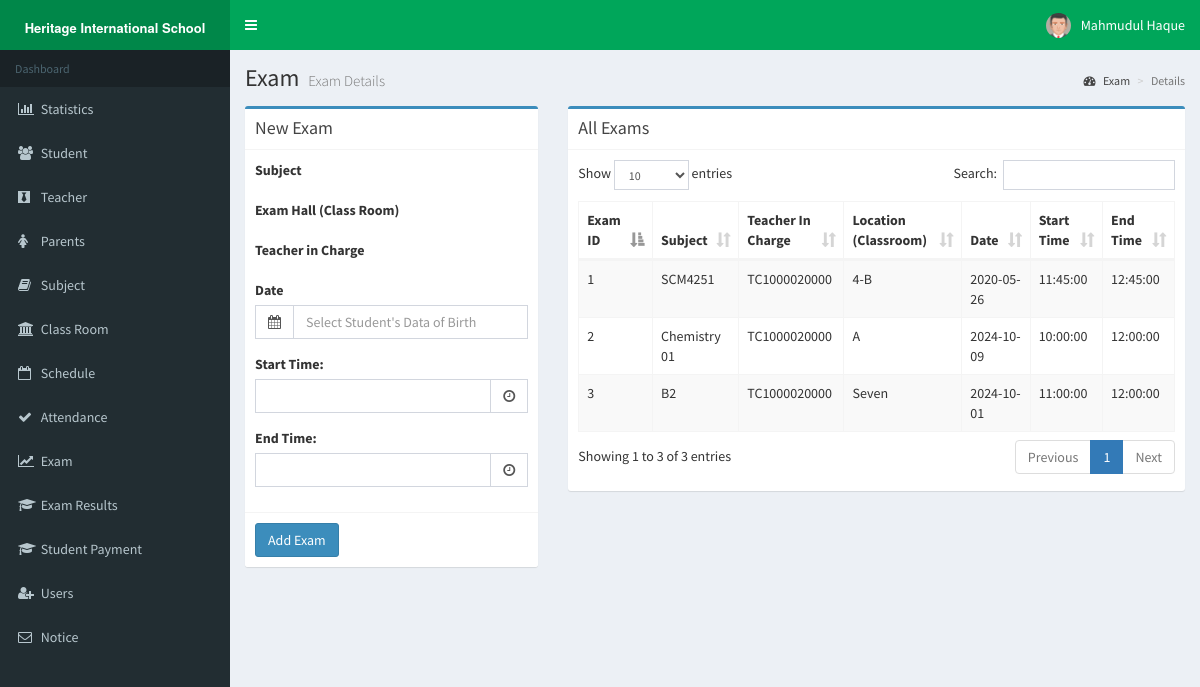
/exam.php (signed in), run on the app's committed database.
### tables this page shows
CREATE TABLE `exam` (
  `id` int(11) NOT NULL,
  `subject` varchar(50) NOT NULL,
  `teacher` varchar(50) NOT NULL,
  `classroom` varchar(50) NOT NULL,
  `date` date NOT NULL,
  `stime` time NOT NULL,
  `etime` time NOT NULL
);

### exam.php (the view, shortened to what this page needs)
<?php session_start();
include_once 'database.php';
?>
<!DOCTYPE html>
<html>
<head>
  <link rel="stylesheet" href="bower_components/bootstrap/dist/css/bootstrap.min.css">
  <link rel="stylesheet" href="bower_components/font-awesome/css/font-awesome.min.css">
  <link rel="stylesheet" href="bower_components/Ionicons/css/ionicons.min.css">
  <link rel="stylesheet" href="bower_components/datatables.net-bs/css/dataTables.bootstrap.min.css">
  <link rel="stylesheet" href="bower_components/bootstrap-daterangepicker/daterangepicker.css">
  <link rel="stylesheet" href="plugins/timepicker/bootstrap-timepicker.min.css">
  <link rel="stylesheet" href="bower_components/bootstrap-datepicker/dist/css/bootstrap-datepicker.min.css">
  <link rel="stylesheet" href="bower_components/select2/dist/css/select2.min.css">
  <link rel="stylesheet" href="dist/css/AdminLTE.min.css">
  <link rel="stylesheet" href="dist/css/skins/_all-skins.min.css">
</head>
<body class="hold-transition skin-green sidebar-mini">
  <div class="wrapper">
    <?php include_once 'header.php'; ?>
    <?php include_once 'sidebar.php'; ?>
    <div class="content-wrapper">
      <section class="content-header">
        <h1>
          Exam
          <small>Exam Details</small>
        </h1>
        <ol class="breadcrumb">
          <li><a href="#"><i class="fa fa-dashboard"></i> Exam</a></li>
          <li class="active">Details</li>
        </ol>
      </section>
      <section class="content">
        <div class="row">
          <div class="col-xs-4">
            <div class="box box-primary">
              <div class="box-header with-border">
                <h3 class="box-title">New Exam</h3>
              </div>
              <form role="form" method="POST">
                <div class="box-body">
                  <div class="form-group">
                    <label>Subject</label>
                  </div>
                  <div class="form-group">
                    <label>Exam Hall (Class Room)</label>
                  </div>
                  <div class="form-group">
                    <label>Teacher in Charge </label>
                  </div>
                  <div class="form-group">
                    <label>Date</label>
                    <div class="input-group date">
                      <div class="input-group-addon">
                        <i class="fa fa-calendar"></i>
                      </div>
                      <input type="text" name='date' class="form-control pull-right" id="datepicker" placeholder="Select Student's Data of Birth">
                    </div>
                  </div>
                  <div class="bootstrap-timepicker">
                    <div class="form-group">
                      <label>Start Time:</label>
                      <div class="input-group">
                        <input name="stime" type="text" class="form-control timepicker">
                        <div class="input-group-addon">
                          <i class="fa fa-clock-o"></i>
                        </div>
                      </div>
                    </div>
                  </div>
                  <div class="bootstrap-timepicker">
                    <div class="form-group">
                      <label>End Time:</label>
                      <div class="input-group">
                        <input name="etime" type="text" class="form-control timepicker">
                        <div class="input-group-addon">
                          <i class="fa fa-clock-o"></i>
                        </div>
                      </div>
                    </div>
                  </div>
                </div>
                <div class="box-footer">
                  <button type="submit" name="submit" value="submit" class="btn btn-primary">Add Exam</button>
                </div>
              </form>
            </div>
          </div>
          <div class="col-xs-8">
            <div class="box box-primary">
              <div class="box-header with-border">
                <h3 class="box-title">All Exams</h3>
              </div>
              <div class="box-body">
                <table id="example1" class="table table-bordered table-striped">
                  <thead>
                    <tr>
                      <th>Exam ID</th>
                      <th>Subject</th>
                      <th>Teacher In Charge</th>
                      <th>Location (Classroom)</th>
                      <th>Date</th>
                      <th>Start Time</th>
                      <th>End Time</th>
                    </tr>
                  </thead>
                  <tbody>
                    <?php
                    $sql = "SELECT * FROM Exam";
                    $result = $conn->query($sql);
                    if ($result->num_rows > 0) {
                      while ($row = $result->fetch_assoc()) {
                        echo "<tr><td> " . $row["id"] . " </td><td> " . $row["subject"] . " </td><td> " . $row["teacher"] . " </td><td> " . $row["classroom"] . "</td><td>" . $row["date"] . "</td><td>" . $row["stime"] . "</td><td>" . $row["etime"] . "</td></tr>";
                      }
                    }
                    ?>
                  </tbody>
                </table>
              </div>
            </div>
          </div>
        </div>
      </section>
    </div>
  </div>
</body>
</html>

### header.php (shortened to what this page needs)
<header class="main-header">
  <a href="./" class="logo">
    <span class="logo-lg"><b style="font-size: small;">Heritage International School</b> </span>
  </a>
  <nav class="navbar navbar-static-top" role="navigation">
    <a href="#" class="sidebar-toggle" data-toggle="push-menu" role="button">
    </a>
    <div class="navbar-custom-menu">
      <ul class="nav navbar-nav">
        <li class="dropdown user user-menu">
          <a href="#" class="dropdown-toggle" data-toggle="dropdown">
            <img src="dist/img/avatar5.png" class="user-image" alt="User Image">
            <span class="hidden-xs"><?php echo $_SESSION['user']; ?></span>
          </a>
        </li>
      </ul>
    </div>
  </nav>
</header>

### sidebar.php (shortened to what this page needs)
<aside class="main-sidebar">
  <section class="sidebar">
    <ul class="sidebar-menu" data-widget="tree">
      <li class="header"> Dashboard</li>
      <li id="stat"><a href="./"><i class="fa fa-bar-chart-o"></i> <span>Statistics</span> </a></li>
      <?php if ($_SESSION['role'] == 'Teacher') { ?>
        <li id="new"><a href="./student.php"><i class="fa fa-users"></i> <span>Student</span> </a></li>
        <li id="teacher"><a href="./teacher.php"><i class="fa  fa-black-tie"></i> <span>Teacher</span> </a></li>
        <li id="parent"><a href="./parent.php"><i class="fa  fa-female"></i> <span>Parents</span> </a></li>
        <li id="subject"><a href="./subject.php"><i class="fa fa-book"></i> <span>Subject</span> </a></li>
        <li id="class"><a href="./class.php"><i class="fa fa-bank"></i> <span>Class Room</span> </a></li>
        <li id="schedule"><a href="./schedule.php"><i class="fa fa-calendar-o"></i> <span>Schedule</span> </a></li>
        <li id="attendance"><a href="./attendance.php"><i class="fa  fa-check"></i> <span>Attendance</span> </a></li>
        <li id="exam"><a href="./exam.php"><i class="fa fa-line-chart"></i> <span>Exam</span> </a></li>
        <li id="examresults"><a href="./examresults.php"><i class="fa fa-graduation-cap"></i> <span>Exam Results</span> </a></li>
        <li id="examresults"><a href="./student_payment.php"><i class="fa fa-graduation-cap"></i> <span>Student Payment</span> </a></li>
        <li id="user"><a href="./user.php"><i class="fa fa-user-plus"></i> <span>Users</span> </a></li>
        <li id="notice"><a href="./notice.php"><i class="fa fa-envelope-o"></i> <span>Notice</span> </a></li>
      <?php
      } ?>
    </ul>
  </section>
</aside>

### data on the page
exam: id "1", subject "SCM4251", teacher "TC1000020000", classroom "4-B", date "2020-05-26", stime "11:45:00", etime "12:45:00"
exam: id "2", subject "Chemistry 01", teacher "TC1000020000", classroom "A", date "2024-10-09", stime "10:00:00", etime "12:00:00"
exam: id "3", subject "B2", teacher "TC1000020000", classroom "Seven", date "2024-10-01", stime "11:00:00", etime "12:00:00"

### other printed values
$_SESSION['user'] "Mahmudul Haque"
